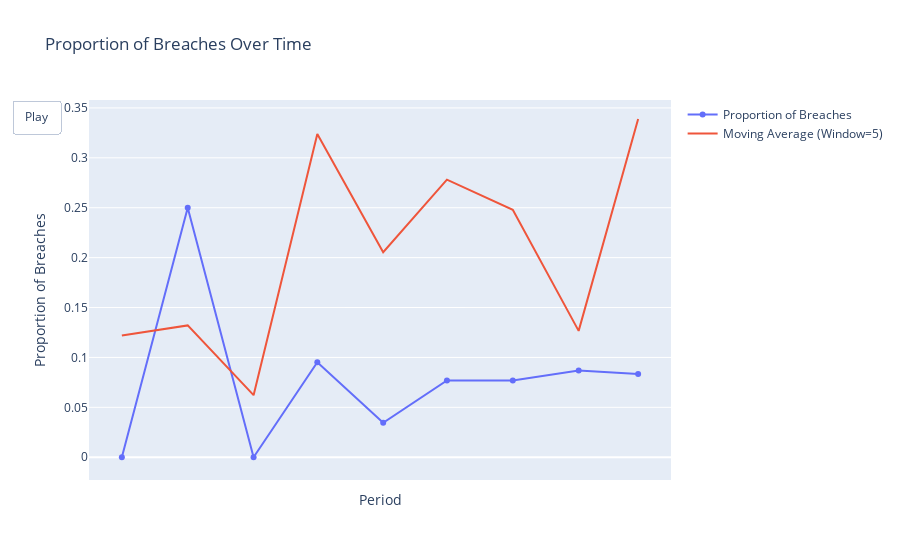

The notebook cell this image was saved under:
### Code cell
# Need to add informative title displaying type of cancer and full name of organisation + national standard on the plot
# Need to handle if some orgs do not have certain cancers/standards
trial = select_data(data,[('cancer',3), ('org', 'r0a'), ('standard', 'FDS')])
trial = trial.loc[trial['STAGE/ROUTE'] =='NATIONAL SCREENING PROGRAMME']
breaches_animated_plot(trial,[])

### Figure 1 — Plotly figure (JSON) as saved in the notebook; plotly's stock layout.template omitted (floating-point values rounded to 4 significant figures)
{"data": [{"mode": "lines+markers", "name": "Proportion of Breaches", "type": "scatter", "x": ["2022-07-01T00:00:00", "2022-08-01T00:00:00", "2022-09-01T00:00:00", "2022-10-01T00:00:00", "2022-11-01T00:00:00", "2022-12-01T00:00:00", "2023-01-01T00:00:00", "2023-02-01T00:00:00", "2023-03-01T00:00:00"], "y": [0, 0.25, 0, 0.09524, 0.03448, 0.07692, 0.07692, 0.08696, 0.08333]}, {"mode": "lines", "name": "Moving Average (Window=5)", "type": "scatter", "x": ["2022-07-01T00:00:00", "2022-08-01T00:00:00", "2022-09-01T00:00:00", "2022-10-01T00:00:00", "2022-11-01T00:00:00", "2022-12-01T00:00:00", "2023-01-01T00:00:00", "2023-02-01T00:00:00", "2023-03-01T00:00:00"], "y": [0.1221, 0.1321, 0.06221, 0.3239, 0.2054, 0.2782, 0.2479, 0.1266, 0.3389]}], "layout": {"autosize": true, "hovermode": "x", "title": {"text": "Proportion of Breaches Over Time"}, "updatemenus": [{"buttons": [{"args": [null, {"frame": {"duration": 500, "redraw": true}, "fromcurrent": true}], "label": "Play", "method": "animate"}], "showactive": false, "type": "buttons"}], "xaxis": {"autorange": true, "range": ["2022-06-15 20:37:20.1556", "2023-03-16 03:22:39.8444"], "tickmode": "array", "ticktext": ["Jul 2022", "Aug 2022", "Sep 2022", "Oct 2022", "Nov 2022", "Dec 2022", "Jan 2023", "Feb 2023", "Mar 2023"], "tickvals": [1656633600, 1659312000, 1661990400, 1664582400, 1667260800, 1669852800, 1672531200, 1675209600, 1677628800], "title": {"text": "Period"}, "type": "date"}, "yaxis": {"autorange": true, "range": [-0.0273, 0.3582], "title": {"text": "Proportion of Breaches"}, "type": "linear"}}}
